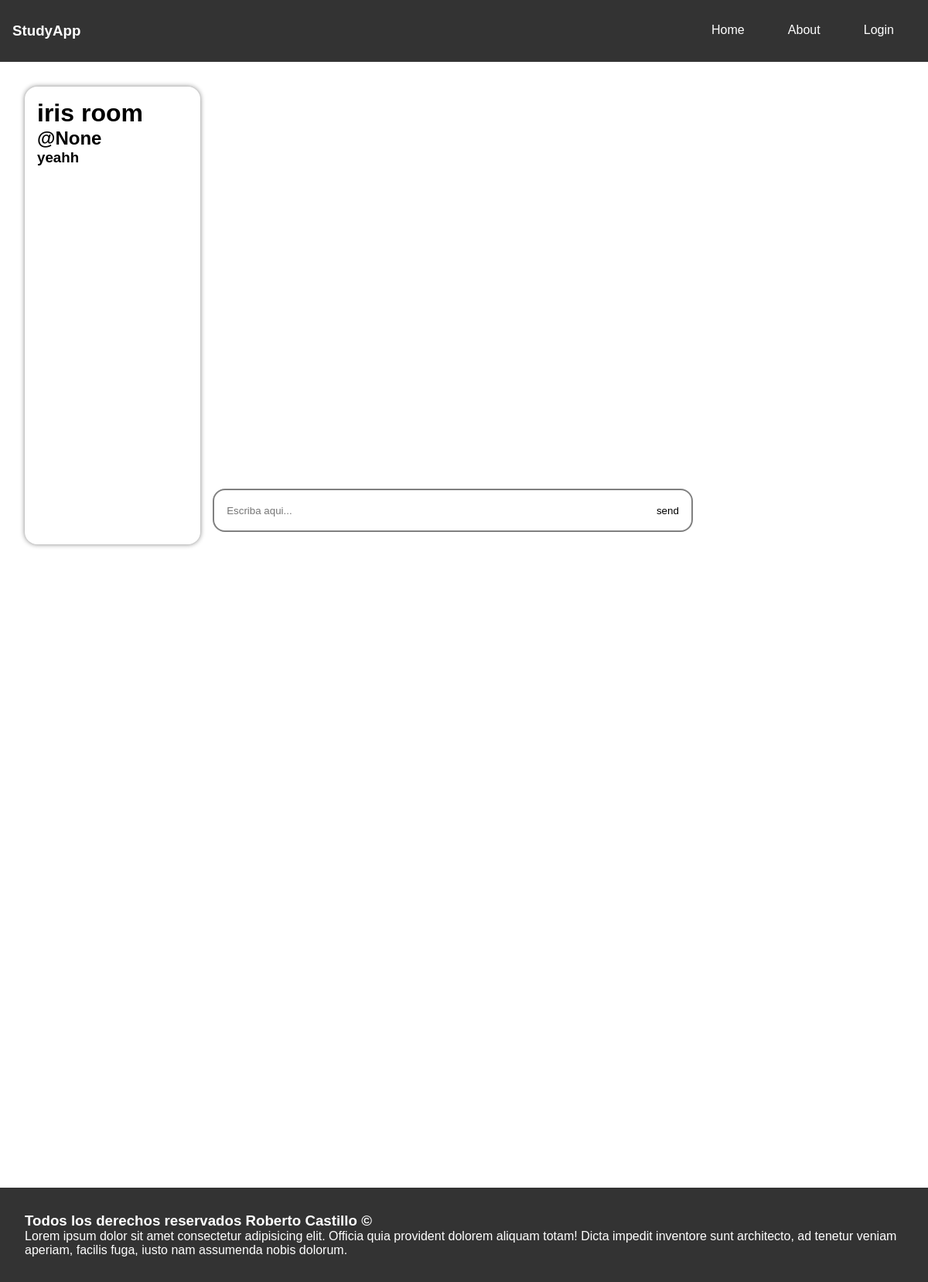
The page /room/10/ on the database its author committed.
### base/models.py (models this page shows)
class Room(models.Model):
    host = models.ForeignKey(User,on_delete=models.SET_NULL,null=True)
    topic = models.ForeignKey(Topic,on_delete=models.SET_NULL,null=True)
    name = models.CharField(max_length=200)
    desc = models.TextField(null=True,blank=True)
    updated = models.DateTimeField(auto_now=True)
    created = models.DateTimeField(auto_now_add=True)
    class Meta:
        ordering = ['-updated','-created']
    def __str__(self) -> str:
        return self.name

### base/views.py (the view, shortened to what this page needs)
# urls.py: path('room/<int:id>/', room,name="room"),
def room(req,id):
    room = Room.objects.get(id = id)
    msgs = room.message_set.all()
    context = {"room":room,'msgs':msgs} # 'form': form
    return render(req,'base/room.html',context)

### base/templates/base/room.html (shortened to what this page needs)
{% include 'nav.html' %}
<main>
  <div class="info">
    <h1>{{ room }}</h1>
    <h2>@{{ room.host }}</h2>
    <h3>{{ room.desc }}</h3>
  </div>
  <div class="chat">
    <div class="messages">
    </div>
    <form action="" method="post">
      <input type="text" name="body" placeholder="Escriba aqui..." />
      <button>send</button>
    </form>
  </div>
  <div class="participants"></div>
</main>
{% include 'footer.html' %}

### base/templates/base/room.html (style rules this page uses)
main { display: grid; grid-template-columns: 1fr 3fr 1fr; }
.info { border-radius: 1rem; height: 70vh; padding: 1rem; box-shadow: 0 0 6px gray; }
.chat { padding: 1rem; display: grid; grid-template-rows: 9fr 1fr; grid-template-columns: 1fr; }
.chat form { display: flex; justify-content: space-between; border: solid gray 2px; border-radius: 1rem; width: 90%; padding: 1rem; }
.chat form button { background: none; border: none; }
.chat form input { outline: none; border: none; width: 90%; }
.messages { height: 60vh; padding: 0.5rem; overflow-y: scroll; }

### templates/nav.html (style rules this page uses)
* { font-family: sans-serif; padding: 0; margin: 0; }
main { margin: 2rem; }

### rows shown on the page
Room: name "iris room", host "None", desc "yeahh"
